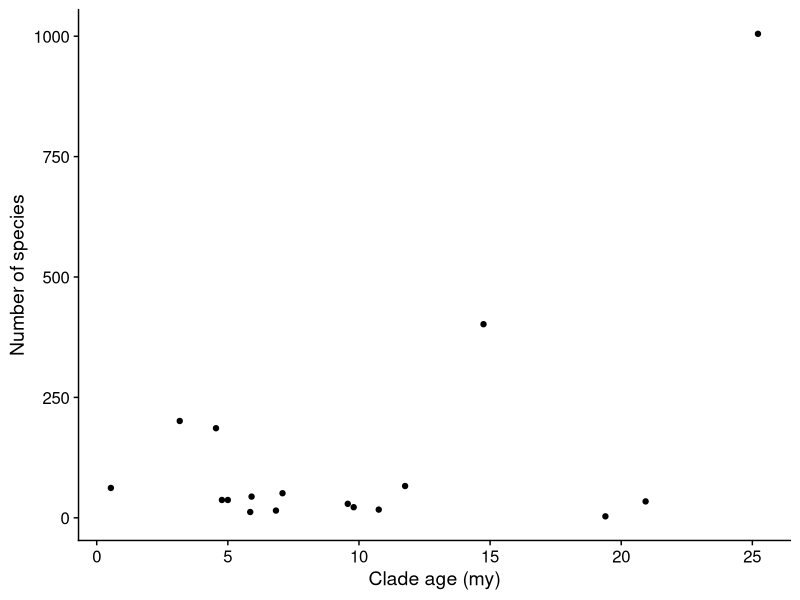
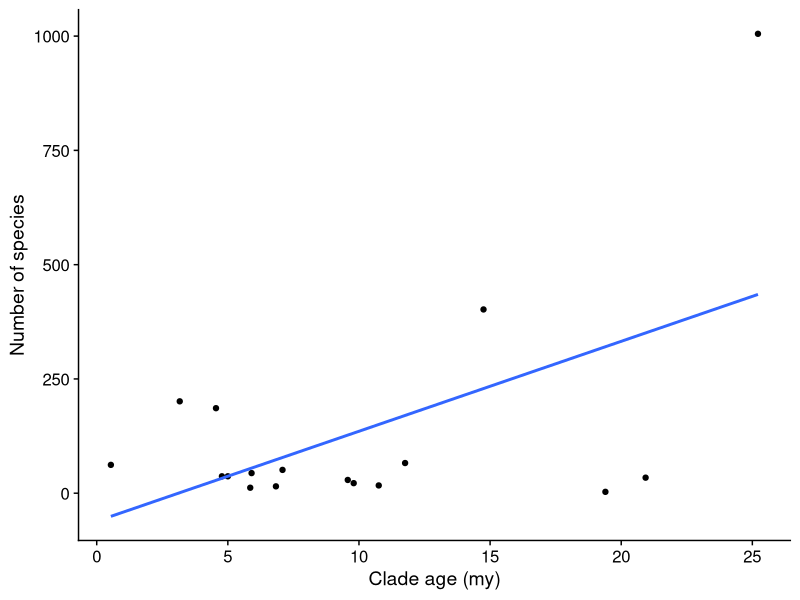
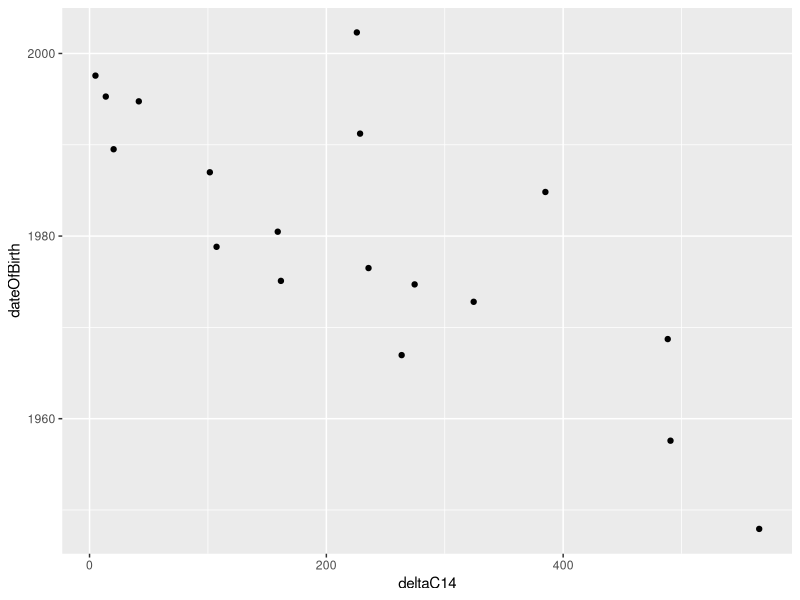

These charts were generated, in order, by the following R code:
## ---- chunk 1
knitr::opts_chunk$set(echo = FALSE, warning = FALSE,
                      message = FALSE, eval = TRUE)

library(cowplot)
library(ggplot2)
library(dplyr)
library(viridis)
library(glue)
library(stringr)
library(tidyr)
library(purrr)
library(magrittr)
## ---- chunk 2
hi_insect <- read.csv("../data/hembry_etal.csv")
hi_insect$clade_richness <- round(hi_insect$clade_richness)

ggplot(hi_insect, aes(x = clade_age, y = clade_richness)) +
    geom_point() +
    theme_cowplot() +
    xlab("Clade age (my)") +
    ylab("Number of species")
## ---- chunk 3
cor.test(hi_insect$clade_age, hi_insect$clade_richness)
## ---- chunk 4
hi_insect <- read.csv("../data/hembry_etal.csv")
hi_insect$clade_richness <- round(hi_insect$clade_richness)

ggplot(hi_insect, aes(x = clade_age, y = clade_richness)) +
    geom_point() +
    theme_cowplot() +
    xlab("Clade age (my)") +
    ylab("Number of species") +
    geom_smooth(method = "lm", se = FALSE)
## ---- chunk 5
# this makes all "random" numbers the same every time
# we run this code
set.seed(12)

# random dates
deltaC14 <- runif(18, 0, 600)

# simulate date of birth from slope, intercept,
# and residual error
dateOfBirth <- 1992.27 - 0.05326 * deltaC14 +
    rnorm(18, sd = 10.99)
## ---- chunk 6
# combine into data.frame
tooth.data <- data.frame(deltaC14 = deltaC14,
                         dateOfBirth = dateOfBirth)

# have a look
head(tooth.data)
## ---- chunk 7
ggplot(tooth.data, aes(deltaC14, dateOfBirth)) +
    geom_point()
## ---- chunk 8
tooth.model <- lm(dateOfBirth ~ deltaC14,
                  data = tooth.data)
## ---- chunk 9
summary(tooth.model)
## ---- chunk 10
confint(tooth.model)
